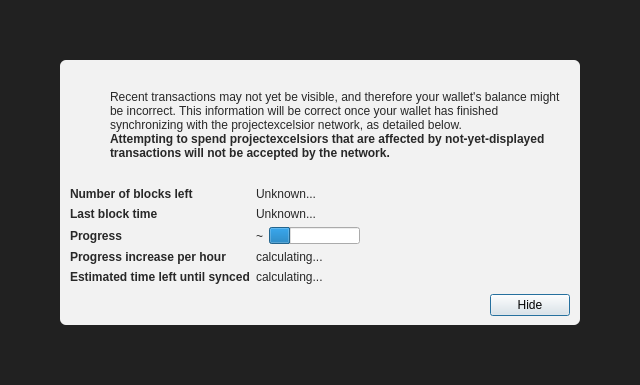
<?xml version="1.0" encoding="UTF-8"?>
<ui version="4.0">
 <class>ModalOverlay</class>
 <widget class="QWidget" name="ModalOverlay">
  <property name="geometry">
   <rect>
    <x>0</x>
    <y>0</y>
    <width>640</width>
    <height>385</height>
   </rect>
  </property>
  <property name="windowTitle">
   <string>Form</string>
  </property>
  <layout class="QVBoxLayout" name="verticalLayout" stretch="0">
   <property name="sizeConstraint">
    <enum>QLayout::SetDefaultConstraint</enum>
   </property>
   <property name="leftMargin">
    <number>0</number>
   </property>
   <property name="topMargin">
    <number>0</number>
   </property>
   <property name="rightMargin">
    <number>0</number>
   </property>
   <property name="bottomMargin">
    <number>0</number>
   </property>
   <item>
    <widget class="QWidget" name="bgWidget" native="true">
     <property name="styleSheet">
      <string notr="true">#bgWidget { background: rgba(0,0,0,220); }</string>
     </property>
     <layout class="QVBoxLayout" name="verticalLayoutMain" stretch="1">
      <property name="leftMargin">
       <number>60</number>
      </property>
      <property name="topMargin">
       <number>60</number>
      </property>
      <property name="rightMargin">
       <number>60</number>
      </property>
      <property name="bottomMargin">
       <number>60</number>
      </property>
      <item>
       <widget class="QWidget" name="contentWidget" native="true">
        <property name="styleSheet">
         <string notr="true">#contentWidget { background: rgba(255,255,255,240); border-radius: 6px; }

QLabel { color: rgb(40,40,40);  }</string>
        </property>
        <layout class="QVBoxLayout" name="verticalLayoutSub" stretch="1,0,0,0">
         <property name="spacing">
          <number>0</number>
         </property>
         <property name="leftMargin">
          <number>10</number>
         </property>
         <property name="topMargin">
          <number>10</number>
         </property>
         <property name="rightMargin">
          <number>10</number>
         </property>
         <property name="bottomMargin">
          <number>10</number>
         </property>
         <item>
          <layout class="QHBoxLayout" name="horizontalLayoutIconText" stretch="0,1">
           <property name="topMargin">
            <number>20</number>
           </property>
           <item>
            <layout class="QVBoxLayout" name="verticalLayoutIcon">
             <property name="leftMargin">
              <number>0</number>
             </property>
             <item>
              <widget class="QPushButton" name="warningIcon">
               <property name="enabled">
                <bool>false</bool>
               </property>
               <property name="text">
                <string/>
               </property>
               <property name="icon">
                <iconset>
                 <normaloff>:/icons/warning</normaloff>
                 <disabledoff>:/icons/warning</disabledoff>:/icons/warning</iconset>
               </property>
               <property name="iconSize">
                <size>
                 <width>48</width>
                 <height>48</height>
                </size>
               </property>
               <property name="flat">
                <bool>true</bool>
               </property>
              </widget>
             </item>
             <item>
              <spacer name="verticalSpacerWarningIcon">
               <property name="orientation">
                <enum>Qt::Vertical</enum>
               </property>
               <property name="sizeHint" stdset="0">
                <size>
                 <width>20</width>
                 <height>40</height>
                </size>
               </property>
              </spacer>
             </item>
            </layout>
           </item>
           <item>
            <layout class="QVBoxLayout" name="verticalLayoutInfoText">
             <property name="leftMargin">
              <number>0</number>
             </property>
             <property name="topMargin">
              <number>0</number>
             </property>
             <item>
              <widget class="QLabel" name="infoText">
               <property name="text">
                <string>Recent transactions may not yet be visible, and therefore your wallet's balance might be incorrect. This information will be correct once your wallet has finished synchronizing with the projectexcelsior network, as detailed below.</string>
               </property>
               <property name="textFormat">
                <enum>Qt::RichText</enum>
               </property>
               <property name="wordWrap">
                <bool>true</bool>
               </property>
              </widget>
             </item>
             <item>
              <widget class="QLabel" name="infoTextStrong">
               <property name="font">
                <font>
                 <weight>75</weight>
                 <bold>true</bold>
                </font>
               </property>
               <property name="text">
                <string>Attempting to spend projectexcelsiors that are affected by not-yet-displayed transactions will not be accepted by the network.</string>
               </property>
               <property name="textFormat">
                <enum>Qt::RichText</enum>
               </property>
               <property name="wordWrap">
                <bool>true</bool>
               </property>
              </widget>
             </item>
             <item>
              <spacer name="verticalSpacerInTextSpace">
               <property name="orientation">
                <enum>Qt::Vertical</enum>
               </property>
               <property name="sizeHint" stdset="0">
                <size>
                 <width>20</width>
                 <height>40</height>
                </size>
               </property>
              </spacer>
             </item>
            </layout>
           </item>
          </layout>
         </item>
         <item>
          <spacer name="verticalSpacerAfterText">
           <property name="orientation">
            <enum>Qt::Vertical</enum>
           </property>
           <property name="sizeHint" stdset="0">
            <size>
             <width>20</width>
             <height>40</height>
            </size>
           </property>
          </spacer>
         </item>
         <item>
          <layout class="QFormLayout" name="formLayout">
           <property name="fieldGrowthPolicy">
            <enum>QFormLayout::FieldsStayAtSizeHint</enum>
           </property>
           <property name="horizontalSpacing">
            <number>6</number>
           </property>
           <property name="verticalSpacing">
            <number>6</number>
           </property>
           <property name="topMargin">
            <number>10</number>
           </property>
           <item row="0" column="0">
            <widget class="QLabel" name="labelNumberOfBlocksLeft">
             <property name="font">
              <font>
               <weight>75</weight>
               <bold>true</bold>
              </font>
             </property>
             <property name="text">
              <string>Number of blocks left</string>
             </property>
            </widget>
           </item>
           <item row="0" column="1">
            <widget class="QLabel" name="numberOfBlocksLeft">
             <property name="text">
              <string>Unknown...</string>
             </property>
            </widget>
           </item>
           <item row="1" column="0">
            <widget class="QLabel" name="labelLastBlockTime">
             <property name="font">
              <font>
               <weight>75</weight>
               <bold>true</bold>
              </font>
             </property>
             <property name="text">
              <string>Last block time</string>
             </property>
            </widget>
           </item>
           <item row="1" column="1">
            <widget class="QLabel" name="newestBlockDate">
             <property name="sizePolicy">
              <sizepolicy hsizetype="Maximum" vsizetype="Preferred">
               <horstretch>0</horstretch>
               <verstretch>0</verstretch>
              </sizepolicy>
             </property>
             <property name="text">
              <string>Unknown...</string>
             </property>
            </widget>
           </item>
           <item row="2" column="0">
            <widget class="QLabel" name="labelSyncDone">
             <property name="font">
              <font>
               <weight>75</weight>
               <bold>true</bold>
              </font>
             </property>
             <property name="text">
              <string>Progress</string>
             </property>
            </widget>
           </item>
           <item row="2" column="1">
            <layout class="QHBoxLayout" name="horizontalLayoutSync" stretch="0,1">
             <item>
              <widget class="QLabel" name="percentageProgress">
               <property name="text">
                <string notr="true">~</string>
               </property>
              </widget>
             </item>
             <item>
              <widget class="QProgressBar" name="progressBar">
               <property name="value">
                <number>24</number>
               </property>
               <property name="format">
                <string/>
               </property>
              </widget>
             </item>
            </layout>
           </item>
           <item row="4" column="0">
            <widget class="QLabel" name="labelProgressIncrease">
             <property name="font">
              <font>
               <weight>75</weight>
               <bold>true</bold>
              </font>
             </property>
             <property name="text">
              <string>Progress increase per hour</string>
             </property>
            </widget>
           </item>
           <item row="4" column="1">
            <widget class="QLabel" name="progressIncreasePerH">
             <property name="text">
              <string>calculating...</string>
             </property>
            </widget>
           </item>
           <item row="5" column="0">
            <widget class="QLabel" name="labelEstimatedTimeLeft">
             <property name="font">
              <font>
               <weight>75</weight>
               <bold>true</bold>
              </font>
             </property>
             <property name="text">
              <string>Estimated time left until synced</string>
             </property>
            </widget>
           </item>
           <item row="5" column="1">
            <widget class="QLabel" name="expectedTimeLeft">
             <property name="text">
              <string>calculating...</string>
             </property>
            </widget>
           </item>
          </layout>
         </item>
         <item>
          <layout class="QHBoxLayout" name="horizontalLayoutButtons">
           <property name="leftMargin">
            <number>10</number>
           </property>
           <property name="topMargin">
            <number>10</number>
           </property>
           <item>
            <spacer name="horizontalSpacer">
             <property name="orientation">
              <enum>Qt::Horizontal</enum>
             </property>
             <property name="sizeHint" stdset="0">
              <size>
               <width>40</width>
               <height>20</height>
              </size>
             </property>
            </spacer>
           </item>
           <item>
            <widget class="QPushButton" name="closeButton">
             <property name="text">
              <string>Hide</string>
             </property>
             <property name="shortcut">
              <string>Esc</string>
             </property>
             <property name="focusPolicy">
              <enum>Qt::StrongFocus</enum>
             </property>
             <property name="default">
              <bool>true</bool>
             </property>
            </widget>
           </item>
          </layout>
         </item>
        </layout>
       </widget>
      </item>
     </layout>
    </widget>
   </item>
  </layout>
 </widget>
 <resources/>
 <connections/>
</ui>
